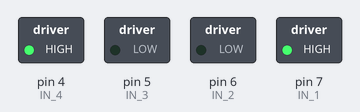
Bench run of a sketch on a simulated Arduino Uno, built with avr-gcc and run on an emulated ATmega328P. Shown: switched loads named in the sketch (green lamp = pin HIGH).

Above: at 0.1 s.
At 44.1 s:
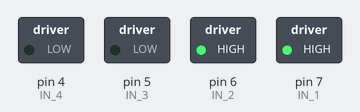
At 62.1 s:
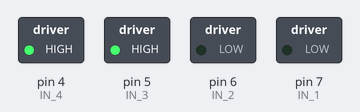
At 125.1 s:
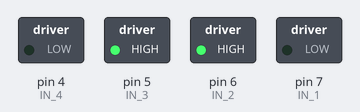
Timing chart, 0 to 125.4 s (numbered marks = the images above):
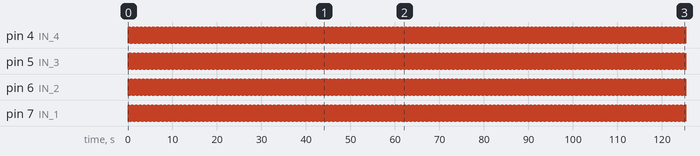

Measured:
- by itself, pin 4 (IN_4), pin 5 (IN_3), pin 6 (IN_2), pin 7 (IN_1): alternates HIGH for 0.06 s and LOW for 0.06 s
- by itself, everything shown: repeats every 36.0 s, in 28 steps

The sketch:

Stepper_Basico.ino
```cpp
#include <avr/io.h>
#include<avr/interrupt.h>


// Aqui definimos los pines que vamos a usar para controlar el motor
#define IN_1 7
#define IN_2 6
#define IN_3 5
#define IN_4 4


int paso [4][4] =
{
  {1, 1, 0, 0},
  {0, 1, 1, 0},
  {0, 0, 1, 1},
  {1, 0, 0, 1}
};

void setup()
{
  cli();
  pinMode(IN_1, OUTPUT);
  pinMode(IN_2, OUTPUT);
  pinMode(IN_3, OUTPUT);
  pinMode(IN_4, OUTPUT);

  // Configuracion del timer TC0 (8-BITS)
  TIMSK1 |= (1<<OCIE1A); //Mascara de interrupciones del timer 1 para hacer saltar interrupcion una vez alcanzado OCR1A;
  TCCR1B |= 0b00000010  ;//Preescaler timer 1 puesto a 8 --- 1/16.000.000 Mhz = 0,0000000625s * 8prescaler = 0,0000005s por cada pulso de reloj --- Valor de OCR1A para que sea 1rpm --- 60s/4096pasos.vuelta = 0,0146484375s por pulso ---- valor OCR1A = 0,0146484375s /0,0000005s = 29296,875 ~ 29297.
  //OCR1A = 256;//29297; //Valor del contador que hará saltar una interrupcion.
  TCCR1A = 0; // HAY QUE PONERLO A 0 Arduino lo preconfigura como si fuera de 8 bits.
  OCR1A = 8000;
  TCNT1 = 0; //Ponemos el contador a 0

  sei();

}

ISR(TIMER1_COMPA_vect)
{
  static int paso_actual = 0; // Declarado static para que quede guardado en memoria entre llamadas a la rutina de interrupcion.
  // Va de 0 a 3 y es para alternar entre los valores que mueven el motor.
  cli();
        digitalWrite(IN_1,paso[paso_actual][0]);
        digitalWrite(IN_2,paso[paso_actual][1]);
        digitalWrite(IN_3,paso[paso_actual][2]);
        digitalWrite(IN_4,paso[paso_actual][3]);

        paso_actual++;

        if(paso_actual>3)
        {
          paso_actual=0;
        }

        TCNT1 = 0; //Ponemos el contador a 0


  sei();
}


void loop() {

        delay(1000);

}

void depuracion()
{
  static int paso_actual = 0;
        digitalWrite(IN_1,paso[paso_actual][0]);
        digitalWrite(IN_2,paso[paso_actual][1]);
        digitalWrite(IN_3,paso[paso_actual][2]);
        digitalWrite(IN_4,paso[paso_actual][3]);

        paso_actual++;

        if(paso_actual>=4)
        {
          paso_actual=0;
        }
        delay(10);
}
```
